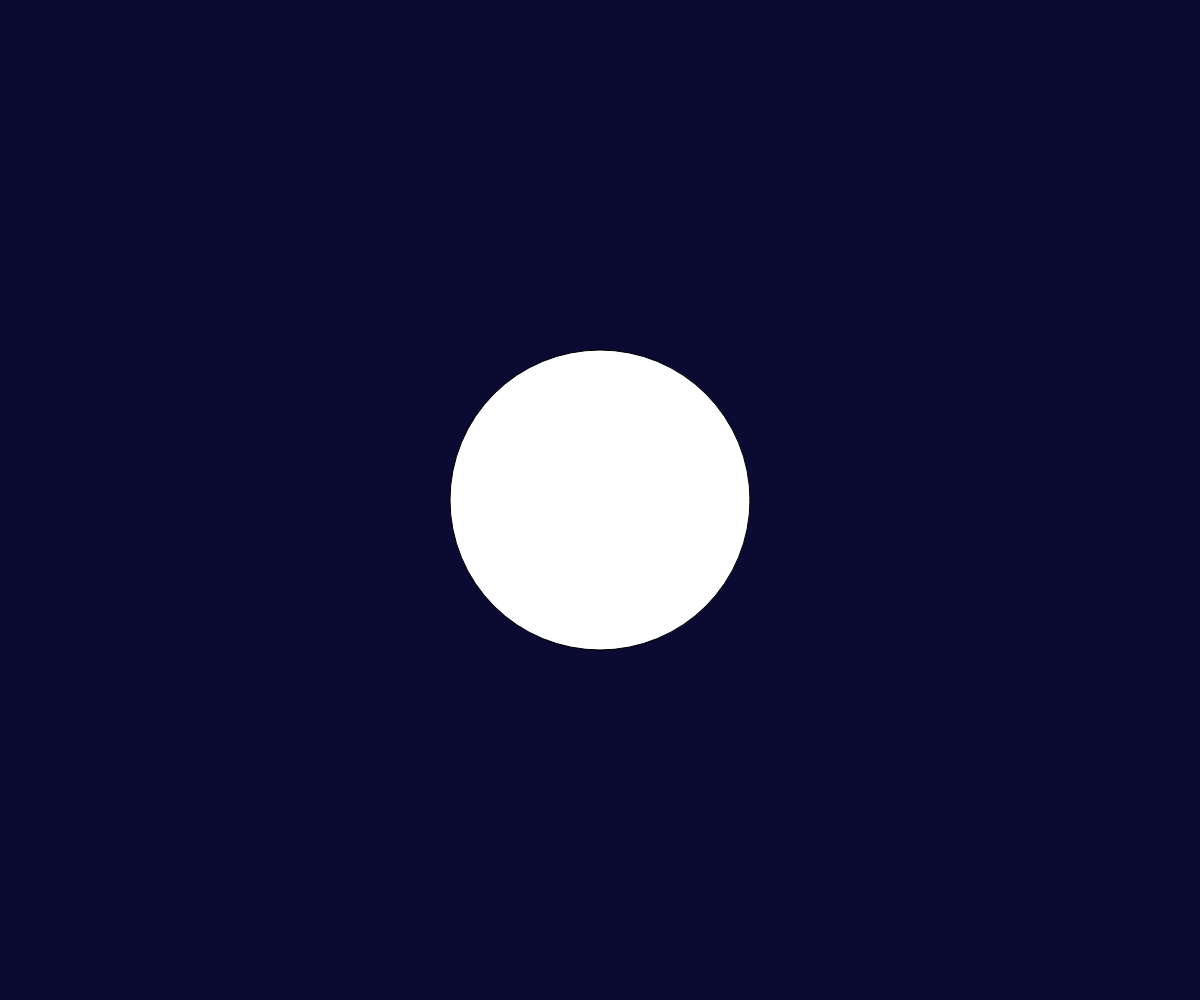
Frame 1 (no input)
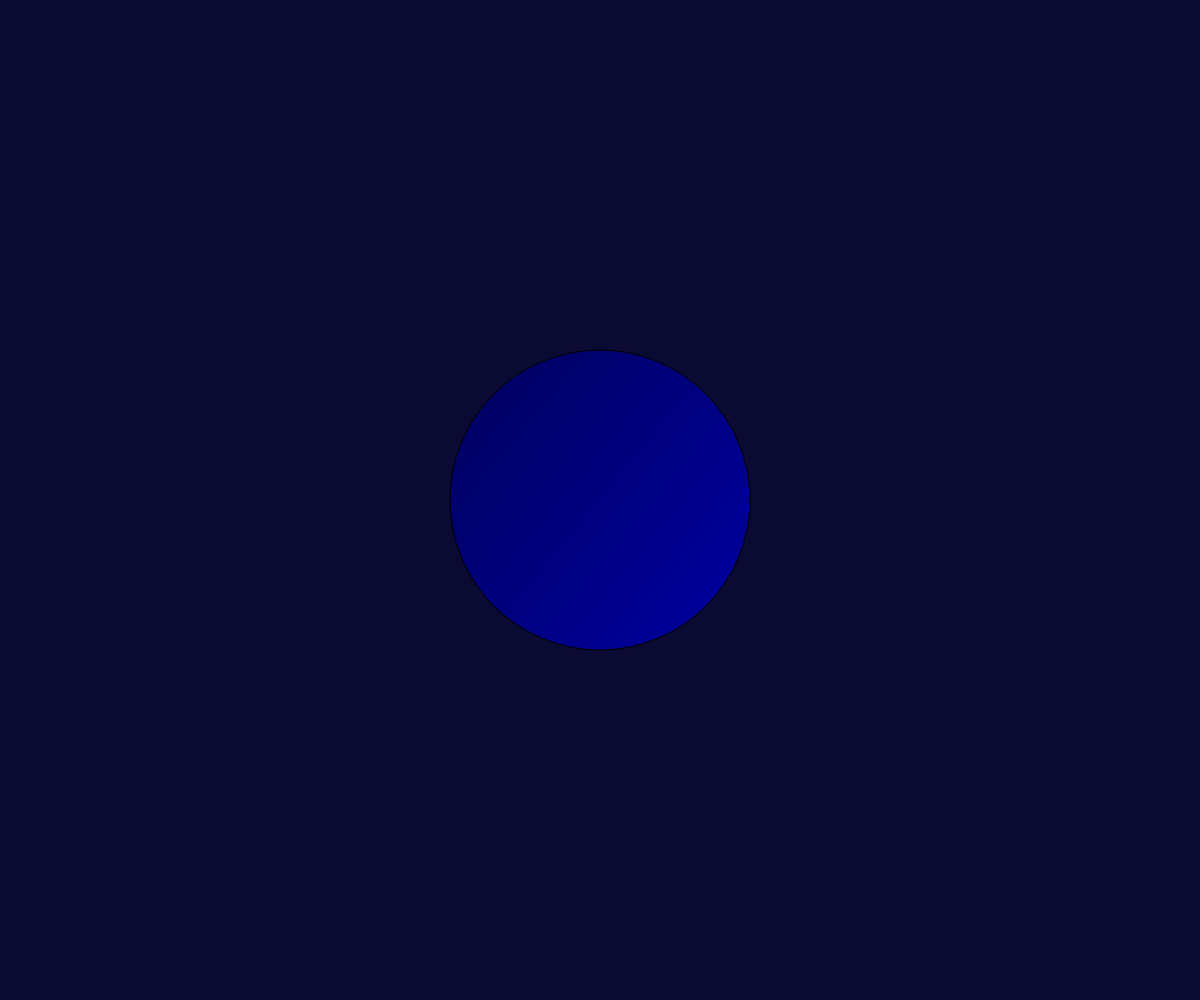
Frame 60 (no input)
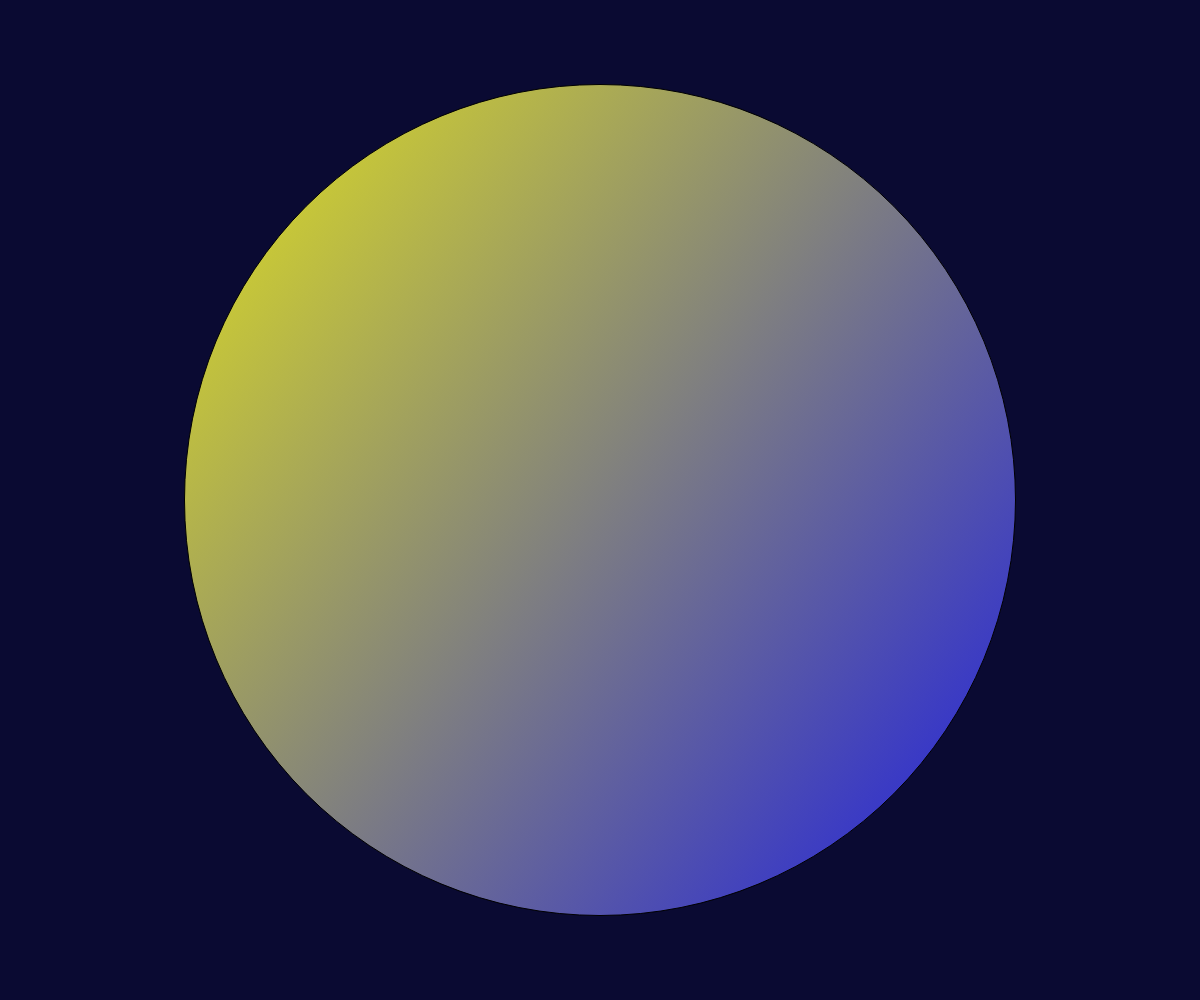
Frame 120 (the mouse pressed at the canvas centre since frame 60)

The p5.js sketch that drew these frames (run headless with seeded random() and noise() and a simulated clock; from frame 60 on, the mouse is pressed at the canvas centre):

// p5.js sketch
// ── sketch.js
let clones = [];

function setup() {
  createCanvas(windowWidth, windowHeight);
}

let size = 300;
let velocity = 0;

function draw() {
  background(10, 10, 50);
  circle(windowWidth/2, windowHeight/2, size);
  let gradient = drawingContext.createLinearGradient(20, 20, width - 20, height - 20);
  gradient.addColorStop(0, color(mouseX, mouseY, 0));
  gradient.addColorStop(1, color(0, 0, 255));
  drawingContext.fillStyle = gradient;

  if (mouseIsPressed) {
    velocity += 0.1;
  }
  else if (size > 300) {
    velocity -= 0.1;
  }
  if (size <300) {
    velocity = velocity * -0.6;
    size = 300;
  }
  size += velocity*3;
}
